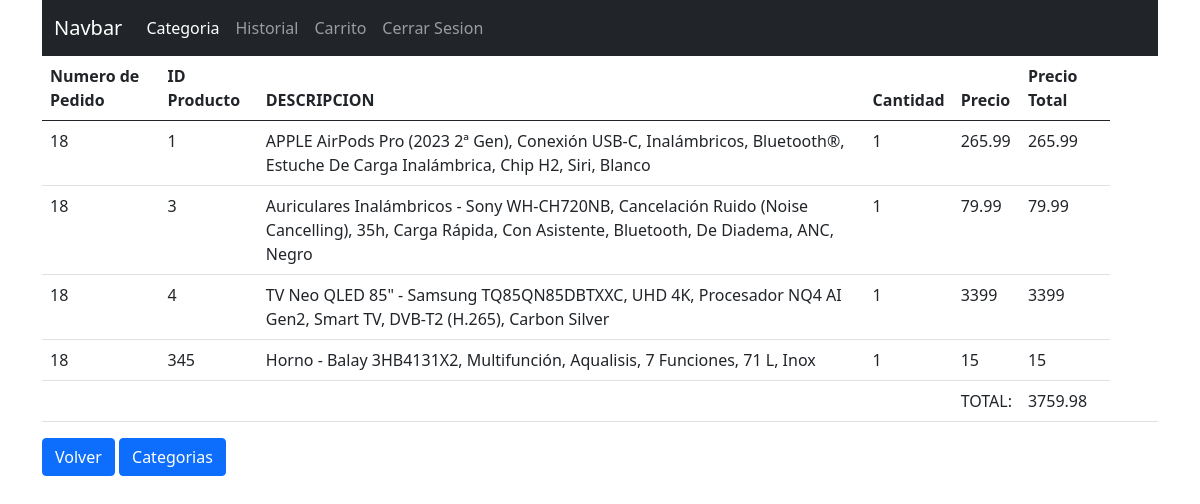
The page /tienda/lista.php?id=18 (signed in) on the database its author committed.
### tables this page shows
CREATE TABLE `los_pedidos` (
  `i_pedido` int(16) NOT NULL,
  `user` varchar(16) NOT NULL,
  `id_producto` int(16) NOT NULL,
  `descripcion` varchar(1000) NOT NULL,
  `cantidad` int(16) NOT NULL,
  `precio` float NOT NULL
);

### tienda/conexion.php (called while the page is built, shortened)
<?php
    class Item{
      function __construct($id_producto,$id_categoria,$descripcion,$precio,$cantidad) {
        $this->id_producto=$id_producto;
        $this->id_categoria=$id_categoria;
        $this->descripcion=$descripcion;
        $this->precio=$precio;
        $this->cantidad=$cantidad;
      }
    }
?>

### tienda/lista.php (the view, shortened to what this page needs)
<?php
  if(isset($_SESSION["user"])){
    include 'conexion.php';
    $id=$_GET['id'];
    $lista=[];
    $blista="SELECT * FROM los_pedidos WHERE i_pedido='$id'";
    $result=$conn->query($blista);
    if ($result->num_rows > 0){
    while($row = $result->fetch_assoc()) {
    $a=new Item($row["id_producto"],$row["i_pedido"],$row["descripcion"],$row["precio"],$row["cantidad"]);
    $lista[]=$a;
    }}
?>
<!DOCTYPE html>
<html lang="es">
<head>
  <link href="https://cdn.jsdelivr.net/npm/bootstrap@5.0.2/dist/css/bootstrap.min.css" rel="stylesheet">
  <link rel="stylesheet" href="c.css">
</head>
<body>
  <div class="container-sm">
  <nav class="navbar navbar-expand-sm navbar-dark bg-dark">
  <div class="container-fluid">
    <a class="navbar-brand" href="#">Navbar</a>
    <div class="collapse navbar-collapse" id="navbarSupportedContent">
      <ul class="navbar-nav me-auto mb-2 mb-lg-0">
        <li class="nav-item">
          <a class="nav-link active" aria-current="page" href="categorias.php">Categoria</a>
        </li>
        <li class="nav-item">
          <a class="nav-link" href="historial.php">Historial</a>
        </li>
        <li class="nav-item">
          <a class="nav-link" href="carrito.php">Carrito</a>
        </li>
        <li class="nav-item">
          <a class="nav-link" href="finalizar.php?salir=1">Cerrar Sesion</a>
        </li>
      </ul>
    </div>
  </div>
</nav>
    <table class="table">
        <thead>
            <tr>
            <th scope="col">Numero de Pedido</th>
            <th scope="col">ID Producto</th>
            <th scope="col">DESCRIPCION</th>
            <th scope="col">Cantidad</th>
            <th scope="col">Precio</th>
            <th scope="col">Precio Total</th>
            </tr>
        </thead>
  <?php
    $total=0;
    foreach ($lista as $key => $value) {
      $total+=($value->cantidad*$value->precio);
      echo "<tr><td>".$value->id_categoria."</td><td>".$value->id_producto."</td><td>".$value->descripcion."</td><td>".$value->cantidad."</td><td>".$value->precio."</td><td>".$value->cantidad*$value->precio."</td></tr>";
    }
    echo "<tr><td></td><td></td><td></td><td></td><td>TOTAL:</td><td>".$total."</td><td></td><td></td><td></td></tr>";
    echo '</table>';
   ?>
   <a type="button" class="btn btn-primary" href="historial.php">Volver</a>
   <a type="button" class="btn btn-primary" href="categorias.php">Categorias</a>
  </div>
</body>
</html>
<?php
}else{ header('Location: index.php?error=2');}
?>

### tienda/c.css (style rules this page uses)
td { text-transform: capitalize; }

### rows shown on the page
los_pedidos: i_pedido "18", id_producto "1", descripcion "APPLE AirPods Pro (2023 2ª Gen), Conexión USB-C, Inalámbricos, Bluetooth®, Estuche De Carga Inalámbrica, Chip H2, Siri, Blanco", cantidad "1", precio "265.99", $value->cantidad*$value->precio "265.99"
los_pedidos: i_pedido "18", id_producto "3", descripcion "Auriculares Inalámbricos - Sony WH-CH720NB, Cancelación Ruido (Noise Cancelling), 35h, Carga Rápida, Con Asistente, Bluetooth, De Diadema, ANC, Negro", cantidad "1", precio "79.99", $value->cantidad*$value->precio "79.99"
los_pedidos: i_pedido "18", id_producto "4", descripcion "TV Neo QLED 85\" - Samsung TQ85QN85DBTXXC, UHD 4K, Procesador NQ4 AI Gen2, Smart TV, DVB-T2 (H.265), Carbon Silver", cantidad "1", precio "3399", $value->cantidad*$value->precio "3399"
los_pedidos: i_pedido "18", id_producto "345", descripcion "Horno - Balay 3HB4131X2, Multifunción, Aqualisis, 7 Funciones, 71 L, Inox", cantidad "1", precio "15", $value->cantidad*$value->precio "15"

### other values the page prints
$total "3759.98"
